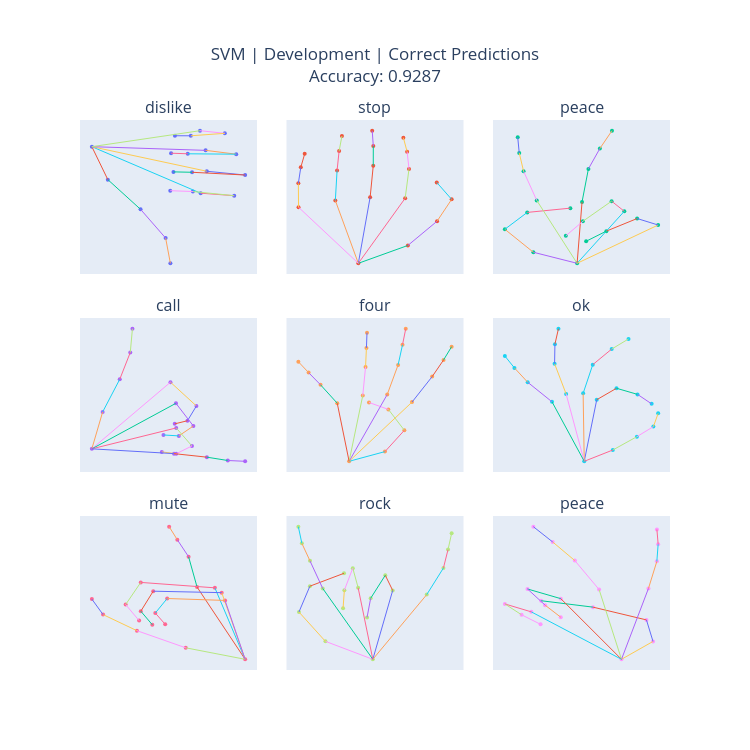

Notebook cell for this chart:
### Code cell
metrics = SVM_trainer.results[svm_model_name]["metrics"]["development set"]

svm_corr_pred_fig = plot_correct_landmarks(
    svm_clf,
    X_dev,
    y_dev,
    le,
    model_name="SVM",
    dataset_name="Development",
    accuracy=metrics["accuracy"],
    n_samples=9
)

### Figure 1 — Plotly figure (JSON) as saved in the notebook; plotly's stock layout.template omitted (floating-point values rounded to 4 significant figures)
{"data": [{"marker": {"size": 4}, "mode": "markers", "showlegend": false, "type": "scatter", "x": [0.0, 0.1762, 0.5369, 0.8133, 0.8659, 1.2, 1.57, 1.114, 0.8645, 1.267, 1.69, 1.105, 0.8997, 1.254, 1.592, 1.058, 0.8735, 1.192, 1.466, 1.091, 0.9156], "xaxis": "x", "y": [0.0, 0.5703, 1.084, 1.581, 2.018, 0.8048, 0.8479, 0.776, 0.7617, 0.4253, 0.4905, 0.4432, 0.4365, 0.06389, 0.1304, 0.1233, 0.1129, -0.2761, -0.2306, -0.188, -0.1885], "yaxis": "y"}, {"line": {"width": 1}, "mode": "lines", "showlegend": false, "type": "scatter", "x": [0, 0.1762], "xaxis": "x", "y": [0, 0.5703], "yaxis": "y"}, {"line": {"width": 1}, "mode": "lines", "showlegend": false, "type": "scatter", "x": [0.1762, 0.5369], "xaxis": "x", "y": [0.5703, 1.084], "yaxis": "y"}, {"line": {"width": 1}, "mode": "lines", "showlegend": false, "type": "scatter", "x": [0.5369, 0.8133], "xaxis": "x", "y": [1.084, 1.581], "yaxis": "y"}, {"line": {"width": 1}, "mode": "lines", "showlegend": false, "type": "scatter", "x": [0.8133, 0.8659], "xaxis": "x", "y": [1.581, 2.018], "yaxis": "y"}, {"line": {"width": 1}, "mode": "lines", "showlegend": false, "type": "scatter", "x": [0, 1.2], "xaxis": "x", "y": [0, 0.8048], "yaxis": "y"}, {"line": {"width": 1}, "mode": "lines", "showlegend": false, "type": "scatter", "x": [1.2, 1.57], "xaxis": "x", "y": [0.8048, 0.8479], "yaxis": "y"}, {"line": {"width": 1}, "mode": "lines", "showlegend": false, "type": "scatter", "x": [1.57, 1.114], "xaxis": "x", "y": [0.8479, 0.776], "yaxis": "y"}, {"line": {"width": 1}, "mode": "lines", "showlegend": false, "type": "scatter", "x": [1.114, 0.8645], "xaxis": "x", "y": [0.776, 0.7617], "yaxis": "y"}, {"line": {"width": 1}, "mode": "lines", "showlegend": false, "type": "scatter", "x": [0, 1.267], "xaxis": "x", "y": [0, 0.4253], "yaxis": "y"}, {"line": {"width": 1}, "mode": "lines", "showlegend": false, "type": "scatter", "x": [1.267, 1.69], "xaxis": "x", "y": [0.4253, 0.4905], "yaxis": "y"}, {"line": {"width": 1}, "mode": "lines", "showlegend": false, "type": "scatter", "x": [1.69, 1.105], "xaxis": "x", "y": [0.4905, 0.4432], "yaxis": "y"}, {"line": {"width": 1}, "mode": "lines", "showlegend": false, "type": "scatter", "x": [1.105, 0.8997], "xaxis": "x", "y": [0.4432, 0.4365], "yaxis": "y"}, {"line": {"width": 1}, "mode": "lines", "showlegend": false, "type": "scatter", "x": [0, 1.254], "xaxis": "x", "y": [0, 0.06389], "yaxis": "y"}, {"line": {"width": 1}, "mode": "lines", "showlegend": false, "type": "scatter", "x": [1.254, 1.592], "xaxis": "x", "y": [0.06389, 0.1304], "yaxis": "y"}, {"line": {"width": 1}, "mode": "lines", "showlegend": false, "type": "scatter", "x": [1.592, 1.058], "xaxis": "x", "y": [0.1304, 0.1233], "yaxis": "y"}, {"line": {"width": 1}, "mode": "lines", "showlegend": false, "type": "scatter", "x": [1.058, 0.8735], "xaxis": "x", "y": [0.1233, 0.1129], "yaxis": "y"}, {"line": {"width": 1}, "mode": "lines", "showlegend": false, "type": "scatter", "x": [0, 1.192], "xaxis": "x", "y": [0, -0.2761], "yaxis": "y"}, {"line": {"width": 1}, "mode": "lines", "showlegend": false, "type": "scatter", "x": [1.192, 1.466], "xaxis": "x", "y": [-0.2761, -0.2306], "yaxis": "y"}, {"line": {"width": 1}, "mode": "lines", "showlegend": false, "type": "scatter", "x": [1.466, 1.091], "xaxis": "x", "y": [-0.2306, -0.188], "yaxis": "y"}, {"line": {"width": 1}, "mode": "lines", "showlegend": false, "type": "scatter", "x": [1.091, 0.9156], "xaxis": "x", "y": [-0.188, -0.1885], "yaxis": "y"}, {"marker": {"size": 4}, "mode": "markers", "showlegend": false, "type": "scatter", "x": [0.0, 0.161, 0.2558, 0.3033, 0.2549, 0.1522, 0.1647, 0.1585, 0.1463, 0.03836, 0.04852, 0.0487, 0.04511, -0.07474, -0.06906, -0.06249, -0.05325, -0.1943, -0.1949, -0.187, -0.1743], "xaxis": "x2", "y": [0.0, -0.1345, -0.317, -0.4816, -0.6092, -0.4901, -0.7113, -0.8406, -0.9464, -0.4974, -0.7346, -0.8833, -0.999, -0.4729, -0.7, -0.8455, -0.9591, -0.4221, -0.6025, -0.7228, -0.8246], "yaxis": "y2"}, {"line": {"width": 1}, "mode": "lines", "showlegend": false, "type": "scatter", "x": [0, 0.161], "xaxis": "x2", "y": [0, -0.1345], "yaxis": "y2"}, {"line": {"width": 1}, "mode": "lines", "showlegend": false, "type": "scatter", "x": [0.161, 0.2558], "xaxis": "x2", "y": [-0.1345, -0.317], "yaxis": "y2"}, {"line": {"width": 1}, "mode": "lines", "showlegend": false, "type": "scatter", "x": [0.2558, 0.3033], "xaxis": "x2", "y": [-0.317, -0.4816], "yaxis": "y2"}, {"line": {"width": 1}, "mode": "lines", "showlegend": false, "type": "scatter", "x": [0.3033, 0.2549], "xaxis": "x2", "y": [-0.4816, -0.6092], "yaxis": "y2"}, {"line": {"width": 1}, "mode": "lines", "showlegend": false, "type": "scatter", "x": [0, 0.1522], "xaxis": "x2", "y": [0, -0.4901], "yaxis": "y2"}, {"line": {"width": 1}, "mode": "lines", "showlegend": false, "type": "scatter", "x": [0.1522, 0.1647], "xaxis": "x2", "y": [-0.4901, -0.7113], "yaxis": "y2"}, {"line": {"width": 1}, "mode": "lines", "showlegend": false, "type": "scatter", "x": [0.1647, 0.1585], "xaxis": "x2", "y": [-0.7113, -0.8406], "yaxis": "y2"}, {"line": {"width": 1}, "mode": "lines", "showlegend": false, "type": "scatter", "x": [0.1585, 0.1463], "xaxis": "x2", "y": [-0.8406, -0.9464], "yaxis": "y2"}, {"line": {"width": 1}, "mode": "lines", "showlegend": false, "type": "scatter", "x": [0, 0.03836], "xaxis": "x2", "y": [0, -0.4974], "yaxis": "y2"}, {"line": {"width": 1}, "mode": "lines", "showlegend": false, "type": "scatter", "x": [0.03836, 0.04852], "xaxis": "x2", "y": [-0.4974, -0.7346], "yaxis": "y2"}, {"line": {"width": 1}, "mode": "lines", "showlegend": false, "type": "scatter", "x": [0.04852, 0.0487], "xaxis": "x2", "y": [-0.7346, -0.8833], "yaxis": "y2"}, {"line": {"width": 1}, "mode": "lines", "showlegend": false, "type": "scatter", "x": [0.0487, 0.04511], "xaxis": "x2", "y": [-0.8833, -0.999], "yaxis": "y2"}, {"line": {"width": 1}, "mode": "lines", "showlegend": false, "type": "scatter", "x": [0, -0.07474], "xaxis": "x2", "y": [0, -0.4729], "yaxis": "y2"}, {"line": {"width": 1}, "mode": "lines", "showlegend": false, "type": "scatter", "x": [-0.07474, -0.06906], "xaxis": "x2", "y": [-0.4729, -0.7], "yaxis": "y2"}, {"line": {"width": 1}, "mode": "lines", "showlegend": false, "type": "scatter", "x": [-0.06906, -0.06249], "xaxis": "x2", "y": [-0.7, -0.8455], "yaxis": "y2"}, {"line": {"width": 1}, "mode": "lines", "showlegend": false, "type": "scatter", "x": [-0.06249, -0.05325], "xaxis": "x2", "y": [-0.8455, -0.9591], "yaxis": "y2"}, {"line": {"width": 1}, "mode": "lines", "showlegend": false, "type": "scatter", "x": [0, -0.1943], "xaxis": "x2", "y": [0, -0.4221], "yaxis": "y2"}, {"line": {"width": 1}, "mode": "lines", "showlegend": false, "type": "scatter", "x": [-0.1943, -0.1949], "xaxis": "x2", "y": [-0.4221, -0.6025], "yaxis": "y2"}, {"line": {"width": 1}, "mode": "lines", "showlegend": false, "type": "scatter", "x": [-0.1949, -0.187], "xaxis": "x2", "y": [-0.6025, -0.7228], "yaxis": "y2"}, {"line": {"width": 1}, "mode": "lines", "showlegend": false, "type": "scatter", "x": [-0.187, -0.1743], "xaxis": "x2", "y": [-0.7228, -0.8246], "yaxis": "y2"}, {"marker": {"size": 4}, "mode": "markers", "showlegend": false, "type": "scatter", "x": [0.0, -0.1246, -0.2058, -0.1421, -0.01926, -0.115, -0.1525, -0.1649, -0.1691, 0.01403, 0.0322, 0.0648, 0.0993, 0.1344, 0.09821, 0.01639, -0.03219, 0.2308, 0.1709, 0.08321, 0.02575], "xaxis": "x3", "y": [0.0, -0.08282, -0.2553, -0.3818, -0.4139, -0.4722, -0.6911, -0.8287, -0.9461, -0.4605, -0.7086, -0.8612, -0.9951, -0.3903, -0.4662, -0.3153, -0.206, -0.2872, -0.336, -0.2413, -0.1654], "yaxis": "y3"}, {"line": {"width": 1}, "mode": "lines", "showlegend": false, "type": "scatter", "x": [0, -0.1246], "xaxis": "x3", "y": [0, -0.08282], "yaxis": "y3"}, {"line": {"width": 1}, "mode": "lines", "showlegend": false, "type": "scatter", "x": [-0.1246, -0.2058], "xaxis": "x3", "y": [-0.08282, -0.2553], "yaxis": "y3"}, {"line": {"width": 1}, "mode": "lines", "showlegend": false, "type": "scatter", "x": [-0.2058, -0.1421], "xaxis": "x3", "y": [-0.2553, -0.3818], "yaxis": "y3"}, {"line": {"width": 1}, "mode": "lines", "showlegend": false, "type": "scatter", "x": [-0.1421, -0.01926], "xaxis": "x3", "y": [-0.3818, -0.4139], "yaxis": "y3"}, {"line": {"width": 1}, "mode": "lines", "showlegend": false, "type": "scatter", "x": [0, -0.115], "xaxis": "x3", "y": [0, -0.4722], "yaxis": "y3"}, {"line": {"width": 1}, "mode": "lines", "showlegend": false, "type": "scatter", "x": [-0.115, -0.1525], "xaxis": "x3", "y": [-0.4722, -0.6911], "yaxis": "y3"}, {"line": {"width": 1}, "mode": "lines", "showlegend": false, "type": "scatter", "x": [-0.1525, -0.1649], "xaxis": "x3", "y": [-0.6911, -0.8287], "yaxis": "y3"}, {"line": {"width": 1}, "mode": "lines", "showlegend": false, "type": "scatter", "x": [-0.1649, -0.1691], "xaxis": "x3", "y": [-0.8287, -0.9461], "yaxis": "y3"}, {"line": {"width": 1}, "mode": "lines", "showlegend": false, "type": "scatter", "x": [0, 0.01403], "xaxis": "x3", "y": [0, -0.4605], "yaxis": "y3"}, {"line": {"width": 1}, "mode": "lines", "showlegend": false, "type": "scatter", "x": [0.01403, 0.0322], "xaxis": "x3", "y": [-0.4605, -0.7086], "yaxis": "y3"}, {"line": {"width": 1}, "mode": "lines", "showlegend": false, "type": "scatter", "x": [0.0322, 0.0648], "xaxis": "x3", "y": [-0.7086, -0.8612], "yaxis": "y3"}, {"line": {"width": 1}, "mode": "lines", "showlegend": false, "type": "scatter", "x": [0.0648, 0.0993], "xaxis": "x3", "y": [-0.8612, -0.9951], "yaxis": "y3"}, {"line": {"width": 1}, "mode": "lines", "showlegend": false, "type": "scatter", "x": [0, 0.1344], "xaxis": "x3", "y": [0, -0.3903], "yaxis": "y3"}, {"line": {"width": 1}, "mode": "lines", "showlegend": false, "type": "scatter", "x": [0.1344, 0.09821], "xaxis": "x3", "y": [-0.3903, -0.4662], "yaxis": "y3"}, {"line": {"width": 1}, "mode": "lines", "showlegend": false, "type": "scatter", "x": [0.09821, 0.01639], "xaxis": "x3", "y": [-0.4662, -0.3153], "yaxis": "y3"}, {"line": {"width": 1}, "mode": "lines", "showlegend": false, "type": "scatter", "x": [0.01639, -0.03219], "xaxis": "x3", "y": [-0.3153, -0.206], "yaxis": "y3"}, {"line": {"width": 1}, "mode": "lines", "showlegend": false, "type": "scatter", "x": [0, 0.2308], "xaxis": "x3", "y": [0, -0.2872], "yaxis": "y3"}, {"line": {"width": 1}, "mode": "lines", "showlegend": false, "type": "scatter", "x": [0.2308, 0.1709], "xaxis": "x3", "y": [-0.2872, -0.336], "yaxis": "y3"}, {"line": {"width": 1}, "mode": "lines", "showlegend": false, "type": "scatter", "x": [0.1709, 0.08321], "xaxis": "x3", "y": [-0.336, -0.2413], "yaxis": "y3"}, {"line": {"width": 1}, "mode": "lines", "showlegend": false, "type": "scatter", "x": [0.08321, 0.02575], "xaxis": "x3", "y": [-0.2413, -0.1654], "yaxis": "y3"}, {"marker": {"size": 4}, "mode": "markers", "showlegend": false, "type": "scatter", "x": [0.0, 0.1485, 0.3836, 0.5282, 0.558, 1.081, 1.437, 1.314, 1.139, 1.156, 1.395, 1.195, 0.984, 1.16, 1.375, 1.159, 0.9618, 1.129, 1.581, 1.868, 2.107], "xaxis": "x4", "y": [0.0, -0.4743, -0.894, -1.238, -1.544, -0.8564, -0.5507, -0.3611, -0.3209, -0.5852, -0.2934, -0.1662, -0.1781, -0.2685, -0.03662, 0.06294, 0.03919, 0.06182, 0.1071, 0.1499, 0.1602], "yaxis": "y4"}, {"line": {"width": 1}, "mode": "lines", "showlegend": false, "type": "scatter", "x": [0, 0.1485], "xaxis": "x4", "y": [0, -0.4743], "yaxis": "y4"}, {"line": {"width": 1}, "mode": "lines", "showlegend": false, "type": "scatter", "x": [0.1485, 0.3836], "xaxis": "x4", "y": [-0.4743, -0.894], "yaxis": "y4"}, {"line": {"width": 1}, "mode": "lines", "showlegend": false, "type": "scatter", "x": [0.3836, 0.5282], "xaxis": "x4", "y": [-0.894, -1.238], "yaxis": "y4"}, {"line": {"width": 1}, "mode": "lines", "showlegend": false, "type": "scatter", "x": [0.5282, 0.558], "xaxis": "x4", "y": [-1.238, -1.544], "yaxis": "y4"}, {"line": {"width": 1}, "mode": "lines", "showlegend": false, "type": "scatter", "x": [0, 1.081], "xaxis": "x4", "y": [0, -0.8564], "yaxis": "y4"}, {"line": {"width": 1}, "mode": "lines", "showlegend": false, "type": "scatter", "x": [1.081, 1.437], "xaxis": "x4", "y": [-0.8564, -0.5507], "yaxis": "y4"}, {"line": {"width": 1}, "mode": "lines", "showlegend": false, "type": "scatter", "x": [1.437, 1.314], "xaxis": "x4", "y": [-0.5507, -0.3611], "yaxis": "y4"}, {"line": {"width": 1}, "mode": "lines", "showlegend": false, "type": "scatter", "x": [1.314, 1.139], "xaxis": "x4", "y": [-0.3611, -0.3209], "yaxis": "y4"}, {"line": {"width": 1}, "mode": "lines", "showlegend": false, "type": "scatter", "x": [0, 1.156], "xaxis": "x4", "y": [0, -0.5852], "yaxis": "y4"}, {"line": {"width": 1}, "mode": "lines", "showlegend": false, "type": "scatter", "x": [1.156, 1.395], "xaxis": "x4", "y": [-0.5852, -0.2934], "yaxis": "y4"}, {"line": {"width": 1}, "mode": "lines", "showlegend": false, "type": "scatter", "x": [1.395, 1.195], "xaxis": "x4", "y": [-0.2934, -0.1662], "yaxis": "y4"}, {"line": {"width": 1}, "mode": "lines", "showlegend": false, "type": "scatter", "x": [1.195, 0.984], "xaxis": "x4", "y": [-0.1662, -0.1781], "yaxis": "y4"}, {"line": {"width": 1}, "mode": "lines", "showlegend": false, "type": "scatter", "x": [0, 1.16], "xaxis": "x4", "y": [0, -0.2685], "yaxis": "y4"}, {"line": {"width": 1}, "mode": "lines", "showlegend": false, "type": "scatter", "x": [1.16, 1.375], "xaxis": "x4", "y": [-0.2685, -0.03662], "yaxis": "y4"}, {"line": {"width": 1}, "mode": "lines", "showlegend": false, "type": "scatter", "x": [1.375, 1.159], "xaxis": "x4", "y": [-0.03662, 0.06294], "yaxis": "y4"}, {"line": {"width": 1}, "mode": "lines", "showlegend": false, "type": "scatter", "x": [1.159, 0.9618], "xaxis": "x4", "y": [0.06294, 0.03919], "yaxis": "y4"}, {"line": {"width": 1}, "mode": "lines", "showlegend": false, "type": "scatter", "x": [0, 1.129], "xaxis": "x4", "y": [0, 0.06182], "yaxis": "y4"}, {"line": {"width": 1}, "mode": "lines", "showlegend": false, "type": "scatter", "x": [1.129, 1.581], "xaxis": "x4", "y": [0.06182, 0.1071], "yaxis": "y4"}, {"line": {"width": 1}, "mode": "lines", "showlegend": false, "type": "scatter", "x": [1.581, 1.868], "xaxis": "x4", "y": [0.1071, 0.1499], "yaxis": "y4"}, {"line": {"width": 1}, "mode": "lines", "showlegend": false, "type": "scatter", "x": [1.868, 2.107], "xaxis": "x4", "y": [0.1499, 0.1602], "yaxis": "y4"}, {"marker": {"size": 4}, "mode": "markers", "showlegend": false, "type": "scatter", "x": [0.0, 0.1704, 0.2627, 0.1867, 0.09442, 0.2991, 0.395, 0.4491, 0.4876, 0.1812, 0.233, 0.254, 0.2693, 0.06491, 0.07811, 0.08232, 0.08508, -0.05652, -0.1359, -0.1927, -0.2415], "xaxis": "x5", "y": [0.0, -0.07041, -0.2251, -0.3769, -0.4274, -0.4299, -0.6151, -0.7359, -0.8327, -0.4849, -0.7003, -0.8465, -0.9631, -0.4778, -0.6847, -0.8236, -0.9345, -0.4218, -0.5555, -0.6443, -0.7231], "yaxis": "y5"}, {"line": {"width": 1}, "mode": "lines", "showlegend": false, "type": "scatter", "x": [0, 0.1704], "xaxis": "x5", "y": [0, -0.07041], "yaxis": "y5"}, {"line": {"width": 1}, "mode": "lines", "showlegend": false, "type": "scatter", "x": [0.1704, 0.2627], "xaxis": "x5", "y": [-0.07041, -0.2251], "yaxis": "y5"}, {"line": {"width": 1}, "mode": "lines", "showlegend": false, "type": "scatter", "x": [0.2627, 0.1867], "xaxis": "x5", "y": [-0.2251, -0.3769], "yaxis": "y5"}, {"line": {"width": 1}, "mode": "lines", "showlegend": false, "type": "scatter", "x": [0.1867, 0.09442], "xaxis": "x5", "y": [-0.3769, -0.4274], "yaxis": "y5"}, {"line": {"width": 1}, "mode": "lines", "showlegend": false, "type": "scatter", "x": [0, 0.2991], "xaxis": "x5", "y": [0, -0.4299], "yaxis": "y5"}, {"line": {"width": 1}, "mode": "lines", "showlegend": false, "type": "scatter", "x": [0.2991, 0.395], "xaxis": "x5", "y": [-0.4299, -0.6151], "yaxis": "y5"}, {"line": {"width": 1}, "mode": "lines", "showlegend": false, "type": "scatter", "x": [0.395, 0.4491], "xaxis": "x5", "y": [-0.6151, -0.7359], "yaxis": "y5"}, {"line": {"width": 1}, "mode": "lines", "showlegend": false, "type": "scatter", "x": [0.4491, 0.4876], "xaxis": "x5", "y": [-0.7359, -0.8327], "yaxis": "y5"}, {"line": {"width": 1}, "mode": "lines", "showlegend": false, "type": "scatter", "x": [0, 0.1812], "xaxis": "x5", "y": [0, -0.4849], "yaxis": "y5"}, {"line": {"width": 1}, "mode": "lines", "showlegend": false, "type": "scatter", "x": [0.1812, 0.233], "xaxis": "x5", "y": [-0.4849, -0.7003], "yaxis": "y5"}, {"line": {"width": 1}, "mode": "lines", "showlegend": false, "type": "scatter", "x": [0.233, 0.254], "xaxis": "x5", "y": [-0.7003, -0.8465], "yaxis": "y5"}, {"line": {"width": 1}, "mode": "lines", "showlegend": false, "type": "scatter", "x": [0.254, 0.2693], "xaxis": "x5", "y": [-0.8465, -0.9631], "yaxis": "y5"}, {"line": {"width": 1}, "mode": "lines", "showlegend": false, "type": "scatter", "x": [0, 0.06491], "xaxis": "x5", "y": [0, -0.4778], "yaxis": "y5"}, {"line": {"width": 1}, "mode": "lines", "showlegend": false, "type": "scatter", "x": [0.06491, 0.07811], "xaxis": "x5", "y": [-0.4778, -0.6847], "yaxis": "y5"}, {"line": {"width": 1}, "mode": "lines", "showlegend": false, "type": "scatter", "x": [0.07811, 0.08232], "xaxis": "x5", "y": [-0.6847, -0.8236], "yaxis": "y5"}, {"line": {"width": 1}, "mode": "lines", "showlegend": false, "type": "scatter", "x": [0.08232, 0.08508], "xaxis": "x5", "y": [-0.8236, -0.9345], "yaxis": "y5"}, {"line": {"width": 1}, "mode": "lines", "showlegend": false, "type": "scatter", "x": [0, -0.05652], "xaxis": "x5", "y": [0, -0.4218], "yaxis": "y5"}, {"line": {"width": 1}, "mode": "lines", "showlegend": false, "type": "scatter", "x": [-0.05652, -0.1359], "xaxis": "x5", "y": [-0.4218, -0.5555], "yaxis": "y5"}, {"line": {"width": 1}, "mode": "lines", "showlegend": false, "type": "scatter", "x": [-0.1359, -0.1927], "xaxis": "x5", "y": [-0.5555, -0.6443], "yaxis": "y5"}, {"line": {"width": 1}, "mode": "lines", "showlegend": false, "type": "scatter", "x": [-0.1927, -0.2415], "xaxis": "x5", "y": [-0.6443, -0.7231], "yaxis": "y5"}, {"marker": {"size": 4}, "mode": "markers", "showlegend": false, "type": "scatter", "x": [0.0, 0.1492, 0.275, 0.3612, 0.3861, 0.0653, 0.1686, 0.2783, 0.3521, -0.005721, 0.04454, 0.1435, 0.2314, -0.09467, -0.1549, -0.1531, -0.1347, -0.1683, -0.2955, -0.3647, -0.4147], "xaxis": "x6", "y": [0.0, -0.08965, -0.1958, -0.2759, -0.3813, -0.4897, -0.5808, -0.5321, -0.4568, -0.5404, -0.7686, -0.8928, -0.9729, -0.5357, -0.7761, -0.9318, -1.055, -0.4729, -0.629, -0.7426, -0.8375], "yaxis": "y6"}, {"line": {"width": 1}, "mode": "lines", "showlegend": false, "type": "scatter", "x": [0, 0.1492], "xaxis": "x6", "y": [0, -0.08965], "yaxis": "y6"}, {"line": {"width": 1}, "mode": "lines", "showlegend": false, "type": "scatter", "x": [0.1492, 0.275], "xaxis": "x6", "y": [-0.08965, -0.1958], "yaxis": "y6"}, {"line": {"width": 1}, "mode": "lines", "showlegend": false, "type": "scatter", "x": [0.275, 0.3612], "xaxis": "x6", "y": [-0.1958, -0.2759], "yaxis": "y6"}, {"line": {"width": 1}, "mode": "lines", "showlegend": false, "type": "scatter", "x": [0.3612, 0.3861], "xaxis": "x6", "y": [-0.2759, -0.3813], "yaxis": "y6"}, {"line": {"width": 1}, "mode": "lines", "showlegend": false, "type": "scatter", "x": [0, 0.0653], "xaxis": "x6", "y": [0, -0.4897], "yaxis": "y6"}, {"line": {"width": 1}, "mode": "lines", "showlegend": false, "type": "scatter", "x": [0.0653, 0.1686], "xaxis": "x6", "y": [-0.4897, -0.5808], "yaxis": "y6"}, {"line": {"width": 1}, "mode": "lines", "showlegend": false, "type": "scatter", "x": [0.1686, 0.2783], "xaxis": "x6", "y": [-0.5808, -0.5321], "yaxis": "y6"}, {"line": {"width": 1}, "mode": "lines", "showlegend": false, "type": "scatter", "x": [0.2783, 0.3521], "xaxis": "x6", "y": [-0.5321, -0.4568], "yaxis": "y6"}, {"line": {"width": 1}, "mode": "lines", "showlegend": false, "type": "scatter", "x": [0, -0.005721], "xaxis": "x6", "y": [0, -0.5404], "yaxis": "y6"}, {"line": {"width": 1}, "mode": "lines", "showlegend": false, "type": "scatter", "x": [-0.005721, 0.04454], "xaxis": "x6", "y": [-0.5404, -0.7686], "yaxis": "y6"}, {"line": {"width": 1}, "mode": "lines", "showlegend": false, "type": "scatter", "x": [0.04454, 0.1435], "xaxis": "x6", "y": [-0.7686, -0.8928], "yaxis": "y6"}, {"line": {"width": 1}, "mode": "lines", "showlegend": false, "type": "scatter", "x": [0.1435, 0.2314], "xaxis": "x6", "y": [-0.8928, -0.9729], "yaxis": "y6"}, {"line": {"width": 1}, "mode": "lines", "showlegend": false, "type": "scatter", "x": [0, -0.09467], "xaxis": "x6", "y": [0, -0.5357], "yaxis": "y6"}, {"line": {"width": 1}, "mode": "lines", "showlegend": false, "type": "scatter", "x": [-0.09467, -0.1549], "xaxis": "x6", "y": [-0.5357, -0.7761], "yaxis": "y6"}, {"line": {"width": 1}, "mode": "lines", "showlegend": false, "type": "scatter", "x": [-0.1549, -0.1531], "xaxis": "x6", "y": [-0.7761, -0.9318], "yaxis": "y6"}, {"line": {"width": 1}, "mode": "lines", "showlegend": false, "type": "scatter", "x": [-0.1531, -0.1347], "xaxis": "x6", "y": [-0.9318, -1.055], "yaxis": "y6"}, {"line": {"width": 1}, "mode": "lines", "showlegend": false, "type": "scatter", "x": [0, -0.1683], "xaxis": "x6", "y": [0, -0.4729], "yaxis": "y6"}, {"line": {"width": 1}, "mode": "lines", "showlegend": false, "type": "scatter", "x": [-0.1683, -0.2955], "xaxis": "x6", "y": [-0.4729, -0.629], "yaxis": "y6"}, {"line": {"width": 1}, "mode": "lines", "showlegend": false, "type": "scatter", "x": [-0.2955, -0.3647], "xaxis": "x6", "y": [-0.629, -0.7426], "yaxis": "y6"}, {"line": {"width": 1}, "mode": "lines", "showlegend": false, "type": "scatter", "x": [-0.3647, -0.4147], "xaxis": "x6", "y": [-0.7426, -0.8375], "yaxis": "y6"}, {"marker": {"size": 4}, "mode": "markers", "showlegend": false, "type": "scatter", "x": [0.0, -0.4288, -0.7808, -1.025, -1.106, -0.347, -0.4082, -0.4895, -0.5485, -0.2186, -0.7534, -0.8624, -0.7653, -0.1691, -0.6633, -0.753, -0.67, -0.145, -0.5627, -0.6485, -0.5771], "xaxis": "x7", "y": [0.0, -0.1912, -0.4757, -0.7429, -1.001, -1.201, -1.706, -1.988, -2.205, -1.188, -1.278, -0.9102, -0.6436, -1.108, -1.132, -0.7997, -0.5744, -0.9789, -1.011, -0.7694, -0.582], "yaxis": "y7"}, {"line": {"width": 1}, "mode": "lines", "showlegend": false, "type": "scatter", "x": [0, -0.4288], "xaxis": "x7", "y": [0, -0.1912], "yaxis": "y7"}, {"line": {"width": 1}, "mode": "lines", "showlegend": false, "type": "scatter", "x": [-0.4288, -0.7808], "xaxis": "x7", "y": [-0.1912, -0.4757], "yaxis": "y7"}, {"line": {"width": 1}, "mode": "lines", "showlegend": false, "type": "scatter", "x": [-0.7808, -1.025], "xaxis": "x7", "y": [-0.4757, -0.7429], "yaxis": "y7"}, {"line": {"width": 1}, "mode": "lines", "showlegend": false, "type": "scatter", "x": [-1.025, -1.106], "xaxis": "x7", "y": [-0.7429, -1.001], "yaxis": "y7"}, {"line": {"width": 1}, "mode": "lines", "showlegend": false, "type": "scatter", "x": [0, -0.347], "xaxis": "x7", "y": [0, -1.201], "yaxis": "y7"}, {"line": {"width": 1}, "mode": "lines", "showlegend": false, "type": "scatter", "x": [-0.347, -0.4082], "xaxis": "x7", "y": [-1.201, -1.706], "yaxis": "y7"}, {"line": {"width": 1}, "mode": "lines", "showlegend": false, "type": "scatter", "x": [-0.4082, -0.4895], "xaxis": "x7", "y": [-1.706, -1.988], "yaxis": "y7"}, {"line": {"width": 1}, "mode": "lines", "showlegend": false, "type": "scatter", "x": [-0.4895, -0.5485], "xaxis": "x7", "y": [-1.988, -2.205], "yaxis": "y7"}, {"line": {"width": 1}, "mode": "lines", "showlegend": false, "type": "scatter", "x": [0, -0.2186], "xaxis": "x7", "y": [0, -1.188], "yaxis": "y7"}, {"line": {"width": 1}, "mode": "lines", "showlegend": false, "type": "scatter", "x": [-0.2186, -0.7534], "xaxis": "x7", "y": [-1.188, -1.278], "yaxis": "y7"}, {"line": {"width": 1}, "mode": "lines", "showlegend": false, "type": "scatter", "x": [-0.7534, -0.8624], "xaxis": "x7", "y": [-1.278, -0.9102], "yaxis": "y7"}, {"line": {"width": 1}, "mode": "lines", "showlegend": false, "type": "scatter", "x": [-0.8624, -0.7653], "xaxis": "x7", "y": [-0.9102, -0.6436], "yaxis": "y7"}, {"line": {"width": 1}, "mode": "lines", "showlegend": false, "type": "scatter", "x": [0, -0.1691], "xaxis": "x7", "y": [0, -1.108], "yaxis": "y7"}, {"line": {"width": 1}, "mode": "lines", "showlegend": false, "type": "scatter", "x": [-0.1691, -0.6633], "xaxis": "x7", "y": [-1.108, -1.132], "yaxis": "y7"}, {"line": {"width": 1}, "mode": "lines", "showlegend": false, "type": "scatter", "x": [-0.6633, -0.753], "xaxis": "x7", "y": [-1.132, -0.7997], "yaxis": "y7"}, {"line": {"width": 1}, "mode": "lines", "showlegend": false, "type": "scatter", "x": [-0.753, -0.67], "xaxis": "x7", "y": [-0.7997, -0.5744], "yaxis": "y7"}, {"line": {"width": 1}, "mode": "lines", "showlegend": false, "type": "scatter", "x": [0, -0.145], "xaxis": "x7", "y": [0, -0.9789], "yaxis": "y7"}, {"line": {"width": 1}, "mode": "lines", "showlegend": false, "type": "scatter", "x": [-0.145, -0.5627], "xaxis": "x7", "y": [-0.9789, -1.011], "yaxis": "y7"}, {"line": {"width": 1}, "mode": "lines", "showlegend": false, "type": "scatter", "x": [-0.5627, -0.6485], "xaxis": "x7", "y": [-1.011, -0.7694], "yaxis": "y7"}, {"line": {"width": 1}, "mode": "lines", "showlegend": false, "type": "scatter", "x": [-0.6485, -0.5771], "xaxis": "x7", "y": [-0.7694, -0.582], "yaxis": "y7"}, {"marker": {"size": 4}, "mode": "markers", "showlegend": false, "type": "scatter", "x": [0.0, -0.4554, -0.7096, -0.6044, -0.2768, -0.4812, -0.6036, -0.6818, -0.7154, -0.1411, -0.1925, -0.2733, -0.2858, 0.1909, 0.1196, -0.02079, -0.05545, 0.5179, 0.6781, 0.7225, 0.7572], "xaxis": "x8", "y": [0.0, -0.337, -0.8876, -1.372, -1.613, -1.33, -1.847, -2.177, -2.488, -1.343, -1.71, -1.298, -0.9583, -1.292, -1.577, -1.145, -0.786, -1.214, -1.712, -2.059, -2.365], "yaxis": "y8"}, {"line": {"width": 1}, "mode": "lines", "showlegend": false, "type": "scatter", "x": [0, -0.4554], "xaxis": "x8", "y": [0, -0.337], "yaxis": "y8"}, {"line": {"width": 1}, "mode": "lines", "showlegend": false, "type": "scatter", "x": [-0.4554, -0.7096], "xaxis": "x8", "y": [-0.337, -0.8876], "yaxis": "y8"}, {"line": {"width": 1}, "mode": "lines", "showlegend": false, "type": "scatter", "x": [-0.7096, -0.6044], "xaxis": "x8", "y": [-0.8876, -1.372], "yaxis": "y8"}, {"line": {"width": 1}, "mode": "lines", "showlegend": false, "type": "scatter", "x": [-0.6044, -0.2768], "xaxis": "x8", "y": [-1.372, -1.613], "yaxis": "y8"}, {"line": {"width": 1}, "mode": "lines", "showlegend": false, "type": "scatter", "x": [0, -0.4812], "xaxis": "x8", "y": [0, -1.33], "yaxis": "y8"}, {"line": {"width": 1}, "mode": "lines", "showlegend": false, "type": "scatter", "x": [-0.4812, -0.6036], "xaxis": "x8", "y": [-1.33, -1.847], "yaxis": "y8"}, {"line": {"width": 1}, "mode": "lines", "showlegend": false, "type": "scatter", "x": [-0.6036, -0.6818], "xaxis": "x8", "y": [-1.847, -2.177], "yaxis": "y8"}, {"line": {"width": 1}, "mode": "lines", "showlegend": false, "type": "scatter", "x": [-0.6818, -0.7154], "xaxis": "x8", "y": [-2.177, -2.488], "yaxis": "y8"}, {"line": {"width": 1}, "mode": "lines", "showlegend": false, "type": "scatter", "x": [0, -0.1411], "xaxis": "x8", "y": [0, -1.343], "yaxis": "y8"}, {"line": {"width": 1}, "mode": "lines", "showlegend": false, "type": "scatter", "x": [-0.1411, -0.1925], "xaxis": "x8", "y": [-1.343, -1.71], "yaxis": "y8"}, {"line": {"width": 1}, "mode": "lines", "showlegend": false, "type": "scatter", "x": [-0.1925, -0.2733], "xaxis": "x8", "y": [-1.71, -1.298], "yaxis": "y8"}, {"line": {"width": 1}, "mode": "lines", "showlegend": false, "type": "scatter", "x": [-0.2733, -0.2858], "xaxis": "x8", "y": [-1.298, -0.9583], "yaxis": "y8"}, {"line": {"width": 1}, "mode": "lines", "showlegend": false, "type": "scatter", "x": [0, 0.1909], "xaxis": "x8", "y": [0, -1.292], "yaxis": "y8"}, {"line": {"width": 1}, "mode": "lines", "showlegend": false, "type": "scatter", "x": [0.1909, 0.1196], "xaxis": "x8", "y": [-1.292, -1.577], "yaxis": "y8"}, {"line": {"width": 1}, "mode": "lines", "showlegend": false, "type": "scatter", "x": [0.1196, -0.02079], "xaxis": "x8", "y": [-1.577, -1.145], "yaxis": "y8"}, {"line": {"width": 1}, "mode": "lines", "showlegend": false, "type": "scatter", "x": [-0.02079, -0.05545], "xaxis": "x8", "y": [-1.145, -0.786], "yaxis": "y8"}, {"line": {"width": 1}, "mode": "lines", "showlegend": false, "type": "scatter", "x": [0, 0.5179], "xaxis": "x8", "y": [0, -1.214], "yaxis": "y8"}, {"line": {"width": 1}, "mode": "lines", "showlegend": false, "type": "scatter", "x": [0.5179, 0.6781], "xaxis": "x8", "y": [-1.214, -1.712], "yaxis": "y8"}, {"line": {"width": 1}, "mode": "lines", "showlegend": false, "type": "scatter", "x": [0.6781, 0.7225], "xaxis": "x8", "y": [-1.712, -2.059], "yaxis": "y8"}, {"line": {"width": 1}, "mode": "lines", "showlegend": false, "type": "scatter", "x": [0.7225, 0.7572], "xaxis": "x8", "y": [-2.059, -2.365], "yaxis": "y8"}, {"marker": {"size": 4}, "mode": "markers", "showlegend": false, "type": "scatter", "x": [0.0, 0.07888, 0.06241, -0.07128, -0.2009, 0.06745, 0.08843, 0.09167, 0.08858, -0.05603, -0.1166, -0.172, -0.2204, -0.1517, -0.235, -0.191, -0.1519, -0.2255, -0.2916, -0.2499, -0.2023], "xaxis": "x9", "y": [0.0, -0.1313, -0.2898, -0.3837, -0.4309, -0.5215, -0.7205, -0.847, -0.9548, -0.5134, -0.726, -0.8631, -0.9754, -0.446, -0.5173, -0.3984, -0.3098, -0.3489, -0.4073, -0.3276, -0.2571], "yaxis": "y9"}, {"line": {"width": 1}, "mode": "lines", "showlegend": false, "type": "scatter", "x": [0, 0.07888], "xaxis": "x9", "y": [0, -0.1313], "yaxis": "y9"}, {"line": {"width": 1}, "mode": "lines", "showlegend": false, "type": "scatter", "x": [0.07888, 0.06241], "xaxis": "x9", "y": [-0.1313, -0.2898], "yaxis": "y9"}, {"line": {"width": 1}, "mode": "lines", "showlegend": false, "type": "scatter", "x": [0.06241, -0.07128], "xaxis": "x9", "y": [-0.2898, -0.3837], "yaxis": "y9"}, {"line": {"width": 1}, "mode": "lines", "showlegend": false, "type": "scatter", "x": [-0.07128, -0.2009], "xaxis": "x9", "y": [-0.3837, -0.4309], "yaxis": "y9"}, {"line": {"width": 1}, "mode": "lines", "showlegend": false, "type": "scatter", "x": [0, 0.06745], "xaxis": "x9", "y": [0, -0.5215], "yaxis": "y9"}, {"line": {"width": 1}, "mode": "lines", "showlegend": false, "type": "scatter", "x": [0.06745, 0.08843], "xaxis": "x9", "y": [-0.5215, -0.7205], "yaxis": "y9"}, {"line": {"width": 1}, "mode": "lines", "showlegend": false, "type": "scatter", "x": [0.08843, 0.09167], "xaxis": "x9", "y": [-0.7205, -0.847], "yaxis": "y9"}, {"line": {"width": 1}, "mode": "lines", "showlegend": false, "type": "scatter", "x": [0.09167, 0.08858], "xaxis": "x9", "y": [-0.847, -0.9548], "yaxis": "y9"}, {"line": {"width": 1}, "mode": "lines", "showlegend": false, "type": "scatter", "x": [0, -0.05603], "xaxis": "x9", "y": [0, -0.5134], "yaxis": "y9"}, {"line": {"width": 1}, "mode": "lines", "showlegend": false, "type": "scatter", "x": [-0.05603, -0.1166], "xaxis": "x9", "y": [-0.5134, -0.726], "yaxis": "y9"}, {"line": {"width": 1}, "mode": "lines", "showlegend": false, "type": "scatter", "x": [-0.1166, -0.172], "xaxis": "x9", "y": [-0.726, -0.8631], "yaxis": "y9"}, {"line": {"width": 1}, "mode": "lines", "showlegend": false, "type": "scatter", "x": [-0.172, -0.2204], "xaxis": "x9", "y": [-0.8631, -0.9754], "yaxis": "y9"}, {"line": {"width": 1}, "mode": "lines", "showlegend": false, "type": "scatter", "x": [0, -0.1517], "xaxis": "x9", "y": [0, -0.446], "yaxis": "y9"}, {"line": {"width": 1}, "mode": "lines", "showlegend": false, "type": "scatter", "x": [-0.1517, -0.235], "xaxis": "x9", "y": [-0.446, -0.5173], "yaxis": "y9"}, {"line": {"width": 1}, "mode": "lines", "showlegend": false, "type": "scatter", "x": [-0.235, -0.191], "xaxis": "x9", "y": [-0.5173, -0.3984], "yaxis": "y9"}, {"line": {"width": 1}, "mode": "lines", "showlegend": false, "type": "scatter", "x": [-0.191, -0.1519], "xaxis": "x9", "y": [-0.3984, -0.3098], "yaxis": "y9"}, {"line": {"width": 1}, "mode": "lines", "showlegend": false, "type": "scatter", "x": [0, -0.2255], "xaxis": "x9", "y": [0, -0.3489], "yaxis": "y9"}, {"line": {"width": 1}, "mode": "lines", "showlegend": false, "type": "scatter", "x": [-0.2255, -0.2916], "xaxis": "x9", "y": [-0.3489, -0.4073], "yaxis": "y9"}, {"line": {"width": 1}, "mode": "lines", "showlegend": false, "type": "scatter", "x": [-0.2916, -0.2499], "xaxis": "x9", "y": [-0.4073, -0.3276], "yaxis": "y9"}, {"line": {"width": 1}, "mode": "lines", "showlegend": false, "type": "scatter", "x": [-0.2499, -0.2023], "xaxis": "x9", "y": [-0.3276, -0.2571], "yaxis": "y9"}], "layout": {"annotations": [{"font": {"size": 16}, "showarrow": false, "text": "dislike", "x": 0.15, "xanchor": "center", "xref": "paper", "y": 1, "yanchor": "bottom", "yref": "paper"}, {"font": {"size": 16}, "showarrow": false, "text": "stop", "x": 0.5, "xanchor": "center", "xref": "paper", "y": 1, "yanchor": "bottom", "yref": "paper"}, {"font": {"size": 16}, "showarrow": false, "text": "peace", "x": 0.85, "xanchor": "center", "xref": "paper", "y": 1, "yanchor": "bottom", "yref": "paper"}, {"font": {"size": 16}, "showarrow": false, "text": "call", "x": 0.15, "xanchor": "center", "xref": "paper", "y": 0.64, "yanchor": "bottom", "yref": "paper"}, {"font": {"size": 16}, "showarrow": false, "text": "four", "x": 0.5, "xanchor": "center", "xref": "paper", "y": 0.64, "yanchor": "bottom", "yref": "paper"}, {"font": {"size": 16}, "showarrow": false, "text": "ok", "x": 0.85, "xanchor": "center", "xref": "paper", "y": 0.64, "yanchor": "bottom", "yref": "paper"}, {"font": {"size": 16}, "showarrow": false, "text": "mute", "x": 0.15, "xanchor": "center", "xref": "paper", "y": 0.28, "yanchor": "bottom", "yref": "paper"}, {"font": {"size": 16}, "showarrow": false, "text": "rock", "x": 0.5, "xanchor": "center", "xref": "paper", "y": 0.28, "yanchor": "bottom", "yref": "paper"}, {"font": {"size": 16}, "showarrow": false, "text": "peace", "x": 0.85, "xanchor": "center", "xref": "paper", "y": 0.28, "yanchor": "bottom", "yref": "paper"}], "height": 750, "margin": {"t": 120}, "showlegend": false, "title": {"text": "SVM | Development | Correct Predictions<br>Accuracy: 0.9287", "x": 0.5, "xanchor": "center"}, "width": 750, "xaxis": {"anchor": "y", "domain": [0, 0.3], "visible": false}, "xaxis2": {"anchor": "y2", "domain": [0.35, 0.65], "visible": false}, "xaxis3": {"anchor": "y3", "domain": [0.7, 1], "visible": false}, "xaxis4": {"anchor": "y4", "domain": [0, 0.3], "visible": false}, "xaxis5": {"anchor": "y5", "domain": [0.35, 0.65], "visible": false}, "xaxis6": {"anchor": "y6", "domain": [0.7, 1], "visible": false}, "xaxis7": {"anchor": "y7", "domain": [0, 0.3], "visible": false}, "xaxis8": {"anchor": "y8", "domain": [0.35, 0.65], "visible": false}, "xaxis9": {"anchor": "y9", "domain": [0.7, 1], "visible": false}, "yaxis": {"anchor": "x", "autorange": "reversed", "domain": [0.72, 1], "visible": false}, "yaxis2": {"anchor": "x2", "autorange": "reversed", "domain": [0.72, 1], "visible": false}, "yaxis3": {"anchor": "x3", "autorange": "reversed", "domain": [0.72, 1], "visible": false}, "yaxis4": {"anchor": "x4", "autorange": "reversed", "domain": [0.36, 0.64], "visible": false}, "yaxis5": {"anchor": "x5", "autorange": "reversed", "domain": [0.36, 0.64], "visible": false}, "yaxis6": {"anchor": "x6", "autorange": "reversed", "domain": [0.36, 0.64], "visible": false}, "yaxis7": {"anchor": "x7", "autorange": "reversed", "domain": [0, 0.28], "visible": false}, "yaxis8": {"anchor": "x8", "autorange": "reversed", "domain": [0, 0.28], "visible": false}, "yaxis9": {"anchor": "x9", "autorange": "reversed", "domain": [0, 0.28], "visible": false}}}
